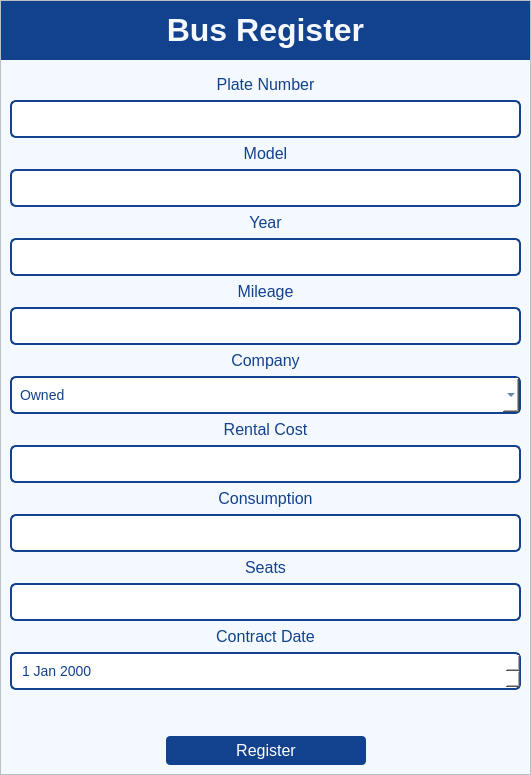
<?xml version="1.0" encoding="UTF-8"?>
<ui version="4.0">
 <class>MainWindow</class>
 <widget class="QMainWindow" name="MainWindow">
  <property name="geometry">
   <rect>
    <x>0</x>
    <y>0</y>
    <width>531</width>
    <height>775</height>
   </rect>
  </property>
  <property name="minimumSize">
   <size>
    <width>531</width>
    <height>300</height>
   </size>
  </property>
  <property name="maximumSize">
   <size>
    <width>531</width>
    <height>16777215</height>
   </size>
  </property>
  <property name="windowTitle">
   <string>Buses Register</string>
  </property>
  <property name="styleSheet">
   <string notr="true">QWidget{
background-color: rgb(243, 249, 254);
}


QLabel{
color: rgb(18, 65, 141);
font-size:16px;
padding-bottom: 0px;
}

QLineEdit{
background-color: rgb(255, 255, 255);
border: 2px solid; 
border-radius: 6px; 
border-color:rgb(18, 65, 141);
padding: 8px;
color: rgb(18, 65, 141);
font-size:14px;
}

QComboBox{
	background-color: rgb(255, 255, 255);
	border: 2px solid; 
	border-radius: 6px; 
	border-color:rgb(18, 65, 141);
	padding: 8px;
	color: rgb(18, 65, 141);
	font-size:14px;
}

QPushButton{
color:#fff;
border: 0px;
font-size: 16px;
padding: 5px;
background-color: rgb(18, 65, 141);
border-radius:4px;
}

QPushButton:hover{
background-color: rgb(47, 142, 228);
}

QScrollBar:vertical {
    border: none;
    background: rgb(230, 222, 255);  /* Background color of the scrollbar track */
    width: 12px;  /* Thickness of the scrollbar */
}

QScrollBar::handle:vertical {
    background: rgb(18, 65, 141);
    min-width: 20px; /* Minimum width of the handle */
    border-radius: 6px; /* Rounded edges */
}

QScrollBar::handle:vertical:hover {
    background: #74b9ff; /* Lighter color when hovered */
}

QScrollBar::add-line:vertical, QScrollBar::sub-line:vertical {
    background: none; /* Removes the small arrow buttons */
}

QScrollBar::add-page:vertical, QScrollBar::sub-page:vertical {
    background: none; /* Keeps empty space color same */
}</string>
  </property>
  <widget class="QWidget" name="centralwidget">
   <layout class="QVBoxLayout" name="verticalLayout_2">
    <property name="leftMargin">
     <number>0</number>
    </property>
    <property name="topMargin">
     <number>0</number>
    </property>
    <property name="rightMargin">
     <number>0</number>
    </property>
    <property name="bottomMargin">
     <number>0</number>
    </property>
    <item>
     <widget class="QWidget" name="widget" native="true">
      <property name="styleSheet">
       <string notr="true"/>
      </property>
      <layout class="QVBoxLayout" name="verticalLayout">
       <property name="leftMargin">
        <number>0</number>
       </property>
       <property name="topMargin">
        <number>0</number>
       </property>
       <property name="rightMargin">
        <number>0</number>
       </property>
       <property name="bottomMargin">
        <number>0</number>
       </property>
       <item>
        <widget class="QScrollArea" name="scrollArea">
         <property name="widgetResizable">
          <bool>true</bool>
         </property>
         <widget class="QWidget" name="scrollAreaWidgetContents">
          <property name="geometry">
           <rect>
            <x>0</x>
            <y>0</y>
            <width>517</width>
            <height>784</height>
           </rect>
          </property>
          <layout class="QVBoxLayout" name="verticalLayout_3" stretch="0,0">
           <property name="leftMargin">
            <number>0</number>
           </property>
           <property name="topMargin">
            <number>0</number>
           </property>
           <property name="rightMargin">
            <number>0</number>
           </property>
           <property name="bottomMargin">
            <number>0</number>
           </property>
           <item>
            <widget class="QWidget" name="labelWidget" native="true">
             <property name="styleSheet">
              <string notr="true">background-color: rgb(18, 65, 141);</string>
             </property>
             <layout class="QHBoxLayout" name="horizontalLayout_2">
              <item>
               <widget class="QLabel" name="label">
                <property name="styleSheet">
                 <string notr="true">color: rgb(243, 249, 254);</string>
                </property>
                <property name="text">
                 <string>&lt;html&gt;&lt;head/&gt;&lt;body&gt;&lt;p align=&quot;center&quot;&gt;&lt;span style=&quot; font-size:24pt; font-weight:600;&quot;&gt;Bus Register&lt;/span&gt;&lt;/p&gt;&lt;/body&gt;&lt;/html&gt;</string>
                </property>
               </widget>
              </item>
             </layout>
            </widget>
           </item>
           <item>
            <widget class="QWidget" name="widget_2" native="true">
             <layout class="QVBoxLayout" name="verticalLayout_4">
              <item>
               <widget class="QLabel" name="PlateNumberLabel">
                <property name="text">
                 <string>&lt;html&gt;&lt;head/&gt;&lt;body&gt;&lt;p align=&quot;center&quot;&gt;Plate Number&lt;/p&gt;&lt;/body&gt;&lt;/html&gt;</string>
                </property>
               </widget>
              </item>
              <item>
               <widget class="QLineEdit" name="PlateNumberInput">
                <property name="styleSheet">
                 <string notr="true"/>
                </property>
               </widget>
              </item>
              <item>
               <widget class="QLabel" name="ModelLabel">
                <property name="text">
                 <string>&lt;html&gt;&lt;head/&gt;&lt;body&gt;&lt;p align=&quot;center&quot;&gt;&lt;span style=&quot; font-size:12pt;&quot;&gt;Model&lt;/span&gt;&lt;/p&gt;&lt;/body&gt;&lt;/html&gt;</string>
                </property>
               </widget>
              </item>
              <item>
               <widget class="QLineEdit" name="ModelInput">
                <property name="styleSheet">
                 <string notr="true"/>
                </property>
               </widget>
              </item>
              <item>
               <widget class="QLabel" name="YearLabel">
                <property name="text">
                 <string>&lt;html&gt;&lt;head/&gt;&lt;body&gt;&lt;p align=&quot;center&quot;&gt;&lt;span style=&quot; font-size:12pt;&quot;&gt;Year&lt;/span&gt;&lt;/p&gt;&lt;/body&gt;&lt;/html&gt;</string>
                </property>
               </widget>
              </item>
              <item>
               <widget class="QLineEdit" name="YearInput">
                <property name="styleSheet">
                 <string notr="true"/>
                </property>
               </widget>
              </item>
              <item>
               <widget class="QLabel" name="MileageLabel">
                <property name="text">
                 <string>&lt;html&gt;&lt;head/&gt;&lt;body&gt;&lt;p align=&quot;center&quot;&gt;&lt;span style=&quot; font-size:12pt;&quot;&gt;Mileage&lt;/span&gt;&lt;/p&gt;&lt;/body&gt;&lt;/html&gt;</string>
                </property>
               </widget>
              </item>
              <item>
               <widget class="QLineEdit" name="MileageInput">
                <property name="styleSheet">
                 <string notr="true"/>
                </property>
               </widget>
              </item>
              <item>
               <widget class="QLabel" name="CompanyLabel">
                <property name="styleSheet">
                 <string notr="true"/>
                </property>
                <property name="text">
                 <string>&lt;html&gt;&lt;head/&gt;&lt;body&gt;&lt;p align=&quot;center&quot;&gt;Company&lt;/p&gt;&lt;/body&gt;&lt;/html&gt;</string>
                </property>
               </widget>
              </item>
              <item>
               <widget class="QComboBox" name="CompanyComboBox">
                <property name="styleSheet">
                 <string notr="true">background-color: rgb(255, 255, 255);
border: 2px solid; 
border-radius: 6px; 
border-color:rgb(18, 65, 141);
padding: 8px;
color: rgb(18, 65, 141);
font-size:14px;</string>
                </property>
                <item>
                 <property name="text">
                  <string>Owned</string>
                 </property>
                </item>
                <item>
                 <property name="text">
                  <string>Rental</string>
                 </property>
                </item>
               </widget>
              </item>
              <item>
               <widget class="QLabel" name="Rental_CostLabel">
                <property name="text">
                 <string>&lt;html&gt;&lt;head/&gt;&lt;body&gt;&lt;p align=&quot;center&quot;&gt;Rental Cost&lt;/p&gt;&lt;/body&gt;&lt;/html&gt;</string>
                </property>
               </widget>
              </item>
              <item>
               <widget class="QLineEdit" name="Rental_CostInput">
                <property name="styleSheet">
                 <string notr="true"/>
                </property>
               </widget>
              </item>
              <item>
               <widget class="QLabel" name="ConsumptionLabel">
                <property name="styleSheet">
                 <string notr="true"/>
                </property>
                <property name="text">
                 <string>&lt;html&gt;&lt;head/&gt;&lt;body&gt;&lt;p align=&quot;center&quot;&gt;Consumption&lt;/p&gt;&lt;/body&gt;&lt;/html&gt;</string>
                </property>
               </widget>
              </item>
              <item>
               <widget class="QLineEdit" name="ConsumptionInput">
                <property name="styleSheet">
                 <string notr="true"/>
                </property>
               </widget>
              </item>
              <item>
               <widget class="QLabel" name="SeatsLabel">
                <property name="text">
                 <string>&lt;html&gt;&lt;head/&gt;&lt;body&gt;&lt;p align=&quot;center&quot;&gt;&lt;span style=&quot; font-size:12pt;&quot;&gt;Seats&lt;/span&gt;&lt;/p&gt;&lt;/body&gt;&lt;/html&gt;</string>
                </property>
               </widget>
              </item>
              <item>
               <widget class="QLineEdit" name="SeatsInput">
                <property name="styleSheet">
                 <string notr="true"/>
                </property>
               </widget>
              </item>
              <item>
               <widget class="QLabel" name="Contract_DateLabel">
                <property name="text">
                 <string>&lt;html&gt;&lt;head/&gt;&lt;body&gt;&lt;p align=&quot;center&quot;&gt;&lt;span style=&quot; font-size:12pt;&quot;&gt;Contract Date&lt;/span&gt;&lt;/p&gt;&lt;/body&gt;&lt;/html&gt;</string>
                </property>
               </widget>
              </item>
              <item>
               <widget class="QDateEdit" name="Contract_Date_dateEdit">
                <property name="styleSheet">
                 <string notr="true">background-color: rgb(255, 255, 255);
border: 2px solid; 
border-radius: 6px; 
border-color:rgb(18, 65, 141);
padding: 8px;
color: rgb(18, 65, 141);
font-size:14px;</string>
                </property>
               </widget>
              </item>
              <item>
               <spacer name="verticalSpacer">
                <property name="orientation">
                 <enum>Qt::Vertical</enum>
                </property>
                <property name="sizeType">
                 <enum>QSizePolicy::Minimum</enum>
                </property>
                <property name="sizeHint" stdset="0">
                 <size>
                  <width>20</width>
                  <height>40</height>
                 </size>
                </property>
               </spacer>
              </item>
              <item>
               <layout class="QHBoxLayout" name="horizontalLayout">
                <item>
                 <spacer name="horizontalSpacer_3">
                  <property name="orientation">
                   <enum>Qt::Horizontal</enum>
                  </property>
                  <property name="sizeHint" stdset="0">
                   <size>
                    <width>40</width>
                    <height>20</height>
                   </size>
                  </property>
                 </spacer>
                </item>
                <item>
                 <widget class="QPushButton" name="add_Buses_button">
                  <property name="enabled">
                   <bool>true</bool>
                  </property>
                  <property name="sizePolicy">
                   <sizepolicy hsizetype="Minimum" vsizetype="Fixed">
                    <horstretch>0</horstretch>
                    <verstretch>0</verstretch>
                   </sizepolicy>
                  </property>
                  <property name="minimumSize">
                   <size>
                    <width>200</width>
                    <height>25</height>
                   </size>
                  </property>
                  <property name="maximumSize">
                   <size>
                    <width>200</width>
                    <height>16777215</height>
                   </size>
                  </property>
                  <property name="cursor">
                   <cursorShape>PointingHandCursor</cursorShape>
                  </property>
                  <property name="styleSheet">
                   <string notr="true"/>
                  </property>
                  <property name="text">
                   <string>Register</string>
                  </property>
                 </widget>
                </item>
                <item>
                 <spacer name="horizontalSpacer_4">
                  <property name="orientation">
                   <enum>Qt::Horizontal</enum>
                  </property>
                  <property name="sizeHint" stdset="0">
                   <size>
                    <width>40</width>
                    <height>20</height>
                   </size>
                  </property>
                 </spacer>
                </item>
               </layout>
              </item>
             </layout>
            </widget>
           </item>
          </layout>
         </widget>
        </widget>
       </item>
      </layout>
     </widget>
    </item>
   </layout>
  </widget>
 </widget>
 <resources/>
 <connections/>
</ui>
